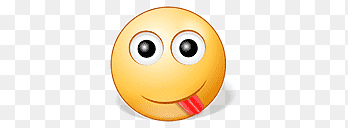
#> input picture src/data/SrBenchmark/Set5/HR/image11.png, 348 x 128 px; its folder holds only this picture in this run
$ python make_lr.py
#> lines starting #> are read from the running program, lines starting #| are printed output that depends on the picture
from PIL import Image
import os

def main():
    # Paths relative to HSPAN/src/
    hr_dir = './data/SrBenchmark/Set5/HR'
    lr_dir = './data/SrBenchmark/Set5/LR_bicubic/X4'
    scale = 4

    # Create LR directory if it doesn't exist
    os.makedirs(lr_dir, exist_ok=True)

    print("=" * 60)
    print("Step 1: Converting HR images to RGB (removing alpha channel)")
    print("=" * 60)

    # First, convert all HR images to RGB
    for f in os.listdir(hr_dir):
        if f.lower().endswith(('.png', '.jpg', '.jpeg', '.bmp')):
            hr_path = os.path.join(hr_dir, f)
            img = Image.open(hr_path)
#> img is the input picture: PIL image 348x128 P; mean R, G, B 243.3, 232.9, 216

            # Check if conversion needed
            if img.mode != 'RGB':
                print(f"Converting {f} from {img.mode} to RGB")
#| Converting image11.png from P to RGB
                img = img.convert('RGB')
                img.save(hr_path)
            else:
                print(f"✓ {f} already RGB")

    print("\n" + "=" * 60)
    print("Step 2: Creating LR images (downscaled by x{})".format(scale))
    print("=" * 60)

    # Create LR images
    for f in os.listdir(hr_dir):
        if f.lower().endswith(('.png', '.jpg', '.jpeg', '.bmp')):
            hr_path = os.path.join(hr_dir, f)
            img = Image.open(hr_path).convert('RGB')

            w, h = img.size
#> w = 348; h = 128
            lr = img.resize((w // scale, h // scale), Image.BICUBIC)
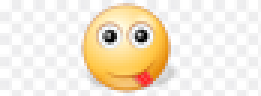
#> lr: PIL image 87x32 RGB (shown 3 times larger); mean R, G, B 243.2, 232.8, 215.8

            name, ext = os.path.splitext(f)
            lr_filename = name + 'x4' + ext
            lr_path = os.path.join(lr_dir, lr_filename)

            lr.save(lr_path)
            print(f"Created: {lr_filename} ({w}x{h} → {w//scale}x{h//scale})")
#| Created: image11x4.png (348x128 → 87x32)

    print("\n" + "=" * 60)
    print(" Done! Set5 is ready for testing.")
    print("=" * 60)
    print("\nNext step: Run the test command")
    print("cd to src/ and run:")
    print("python main.py --dir_data ./data --data_test Set5 ...")

if __name__ == "__main__":
    main()
